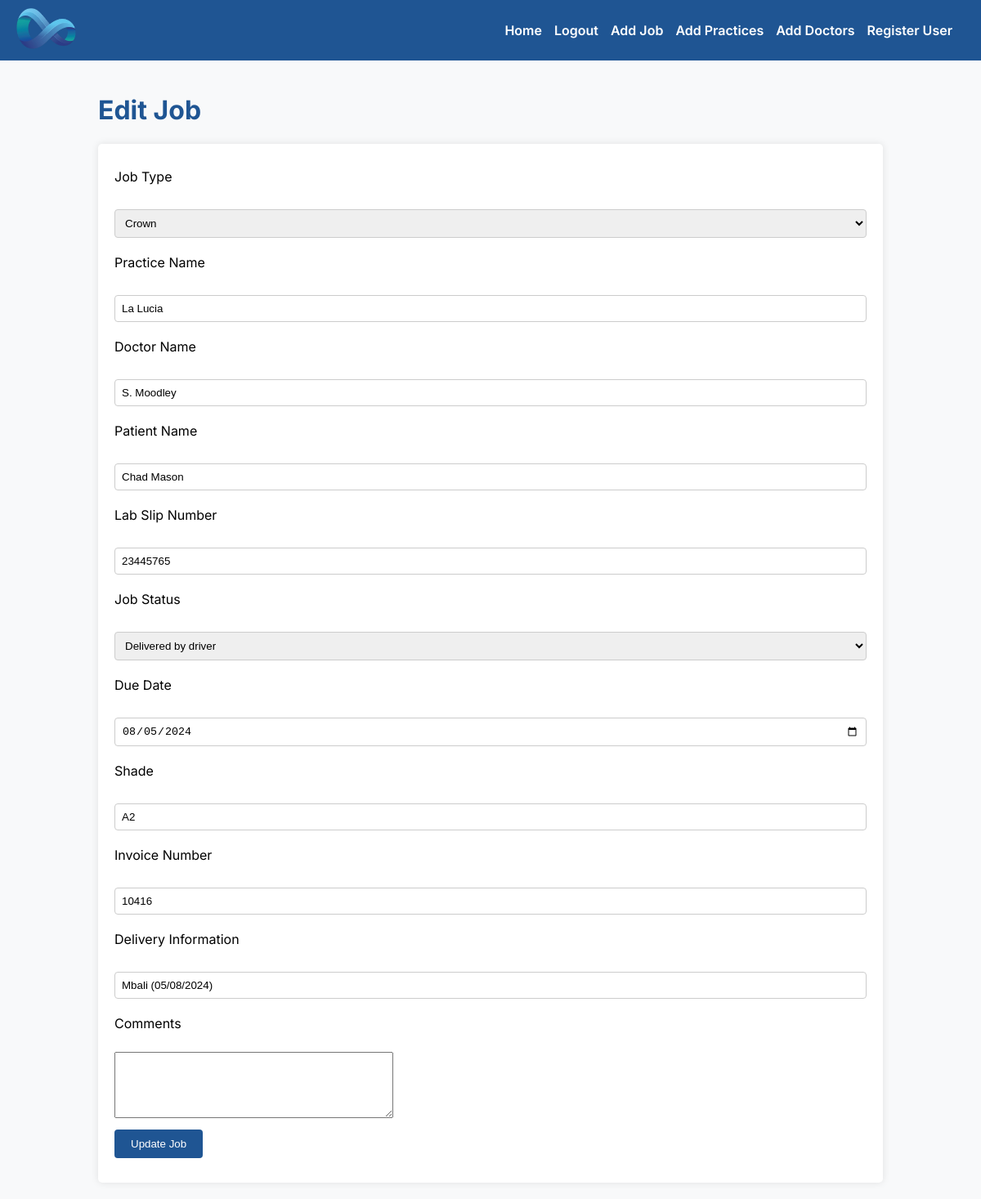
Screenshot of /edit_job/1 (signed in) with the database file from the repository.
### app/models.py (models this page shows, shortened)
class Job(db.Model):
    id = db.Column(db.Integer, primary_key=True)
    job_type = db.Column(db.String(64))
    practice_name = db.Column(db.String(64))
    doctor_name = db.Column(db.String(64))
    patient_name = db.Column(db.String(64))
    lab_slip_number = db.Column(db.String(64))
    job_status = db.Column(db.String(64))
    due_date = db.Column(db.Date)
    shade = db.Column(db.String(64))
    invoice_number = db.Column(db.String(64))
    delivery_info = db.Column(db.String(64))
    comments = db.Column(db.Text)
    created_date = db.Column(db.DateTime, default=datetime.utcnow)
    updated_date = db.Column(db.DateTime, default=datetime.utcnow, onupdate=datetime.utcnow)

### app/routes.py (the view, shortened to what this page needs)
@app.route('/edit_job/<int:id>', methods=['GET', 'POST'])
@login_required
def edit_job(id):
    if not current_user.is_admin:
        flash('Only administrators can add edit jobs.')
        return redirect(url_for('index'))
    job = Job.query.get_or_404(id)
    form = EditJobForm(obj=job)
    return render_template('edit_job.html', title='Edit Job', form=form, job=job)

### app/models.py (called while the page is built)
@login.user_loader
def load_user(id):
    return User.query.get(int(id))

### app/templates/edit_job.html (shortened to what this page needs)
{% extends "base.html" %}
{% block content %}
<h1>Edit Job</h1>
<form action="{{ url_for('edit_job', id=job.id) }}" method="post">
    <p>
        {{ form.job_type.label }}<br>
        {{ form.job_type() }}
    </p>
    <p>
        {{ form.practice_name.label }}<br>
        {{ form.practice_name(size=32) }}
    </p>
    <p>
        {{ form.doctor_name.label }}<br>
        {{ form.doctor_name(size=32) }}
    </p>
    <p>
        {{ form.patient_name.label }}<br>
        {{ form.patient_name(size=32) }}
    </p>
    <p>
        {{ form.lab_slip_number.label }}<br>
        {{ form.lab_slip_number(size=32) }}
    </p>
    <p>
        {{ form.job_status.label }}<br>
        {{ form.job_status() }}
    </p>
    <p>
        {{ form.due_date.label }}<br>
        {{ form.due_date() }}
    </p>
    <p>
        {{ form.shade.label }}<br>
        {{ form.shade(size=32) }}
    </p>
    <p>
        {{ form.invoice_number.label }}<br>
        {{ form.invoice_number(size=32) }}
    </p>
    <p>
        {{ form.delivery_info.label }}<br>
        {{ form.delivery_info(size=32) }}
    </p>
    <p>
        {{ form.comments.label }}<br>
        {{ form.comments(rows=5, cols=40) }}
    </p>
    <p>
        <input type="submit" value="Update Job">
    </p>
</form>
{% endblock %}

### app/static/style.css (style rules this page uses)
body { font-family: 'Inter', Arial, sans-serif; margin: 0; padding: 0; background-color: #f8f9fa; }
h1 { color: #1f5593; font-weight: 700; }
form { background-color: white; padding: 20px; border-radius: 5px; box-shadow: 0 0 10px rgba(0, 0, 0, 0.1); }
form p { margin: 10px 0; }
form label { display: block; margin-bottom: 5px; }
form input[type="text"], form input[type="password"], form select, form input[type="date"] { width: 100%; padding: 8px; margin: 5px 0 10px; display: inline-block; border: 1px solid #ccc; border-radius: 4px; box-sizing: border-box; }
form input[type="submit"] { background-color: #1f5593; color: white; padding: 10px 20px; border: none; border-radius: 4px; cursor: pointer; }

### rows the page displays
Job: job_type "Crown", practice_name "La Lucia", doctor_name "S. Moodley", patient_name "Chad Mason", lab_slip_number "23445765", job_status "Delivered by driver", due_date "08/05/2024", shade "A2", invoice_number "10416", delivery_info "Mbali (05/08/2024)"
